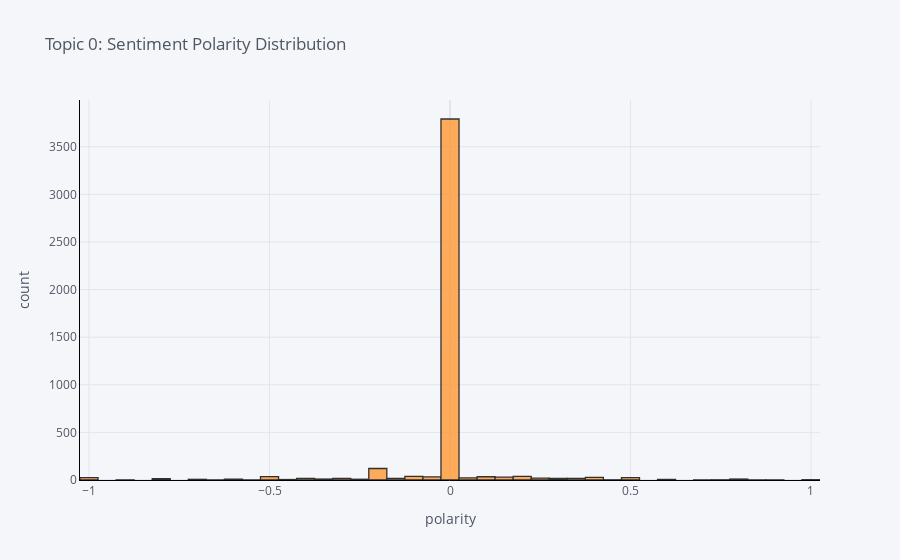

The cell this chart's notebook holds for it:
### Code cell
if ENABLE_PLOTS:
  plot_model(lda, plot = 'sentiment')
else:
  display("ENABLE_PLOTS not enabled")

### Figure 1 — Plotly figure (JSON) as saved in the notebook; plotly's stock layout.template omitted (floating-point values rounded to 4 significant figures; data arrays with more than 128 entries replaced by an {"elided": "..."} marker saying what was removed)
{"data": [{"opacity": 0.8, "name": "content", "histnorm": "", "nbinsx": 50, "histfunc": "count", "marker": {"color": "rgba(255, 153, 51, 1.0)", "line": {"color": "#000000", "width": 1.3}}, "x": {"elided": "4410 float values"}, "type": "histogram", "orientation": "v"}], "layout": {"xaxis": {"tickfont": {"color": "#4D5663"}, "title": {"text": "polarity", "font": {"color": "#4D5663"}}, "showgrid": true, "zerolinecolor": "#E1E5ED", "gridcolor": "#E1E5ED", "linecolor": "black"}, "title": {"text": "Topic 0: Sentiment Polarity Distribution", "font": {"color": "#4D5663"}}, "paper_bgcolor": "#F5F6F9", "plot_bgcolor": "#F5F6F9", "yaxis": {"tickfont": {"color": "#4D5663"}, "title": {"text": "count", "font": {"color": "#4D5663"}}, "showgrid": true, "zerolinecolor": "#E1E5ED", "gridcolor": "#E1E5ED", "linecolor": "black"}, "barmode": "overlay", "legend": {"bgcolor": "#F5F6F9", "font": {"color": "#4D5663"}}}}
